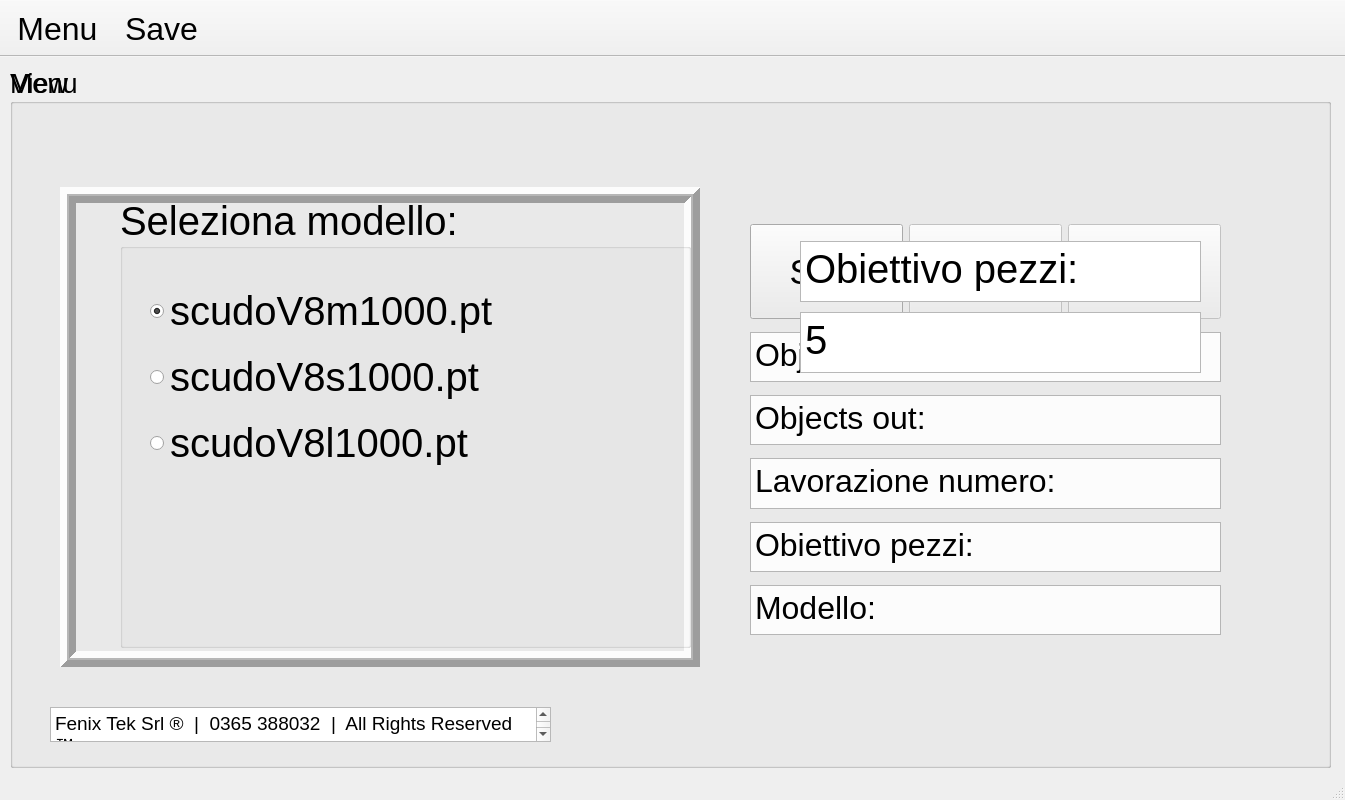
<?xml version="1.0" encoding="UTF-8"?>
<ui version="4.0">
 <class>MainWindow</class>
 <widget class="QMainWindow" name="MainWindow">
  <property name="geometry">
   <rect>
    <x>0</x>
    <y>0</y>
    <width>1345</width>
    <height>800</height>
   </rect>
  </property>
  <property name="font">
   <font>
    <pointsize>11</pointsize>
   </font>
  </property>
  <property name="windowTitle">
   <string>CountingYoloRT</string>
  </property>
  <widget class="QWidget" name="centralwidget">
   <widget class="QGroupBox" name="groupBoxView">
    <property name="geometry">
     <rect>
      <x>10</x>
      <y>10</y>
      <width>1321</width>
      <height>701</height>
     </rect>
    </property>
    <property name="font">
     <font>
      <pointsize>20</pointsize>
     </font>
    </property>
    <property name="title">
     <string>View</string>
    </property>
    <widget class="QLabel" name="label">
     <property name="geometry">
      <rect>
       <x>50</x>
       <y>120</y>
       <width>640</width>
       <height>480</height>
      </rect>
     </property>
     <property name="frameShape">
      <enum>QFrame::Box</enum>
     </property>
     <property name="frameShadow">
      <enum>QFrame::Raised</enum>
     </property>
     <property name="lineWidth">
      <number>7</number>
     </property>
     <property name="midLineWidth">
      <number>2</number>
     </property>
     <property name="text">
      <string/>
     </property>
    </widget>
    <widget class="QWidget" name="verticalLayoutWidget">
     <property name="geometry">
      <rect>
       <x>740</x>
       <y>150</y>
       <width>471</width>
       <height>431</height>
      </rect>
     </property>
     <layout class="QVBoxLayout" name="verticalLayout">
      <item>
       <layout class="QHBoxLayout" name="horizontalLayout">
        <item>
         <widget class="QPushButton" name="btnStart">
          <property name="minimumSize">
           <size>
            <width>0</width>
            <height>95</height>
           </size>
          </property>
          <property name="font">
           <font>
            <pointsize>26</pointsize>
           </font>
          </property>
          <property name="styleSheet">
           <string notr="true"/>
          </property>
          <property name="text">
           <string>Start</string>
          </property>
          <property name="checkable">
           <bool>false</bool>
          </property>
         </widget>
        </item>
        <item>
         <widget class="QPushButton" name="btnRestart">
          <property name="enabled">
           <bool>false</bool>
          </property>
          <property name="minimumSize">
           <size>
            <width>0</width>
            <height>95</height>
           </size>
          </property>
          <property name="font">
           <font>
            <pointsize>26</pointsize>
           </font>
          </property>
          <property name="text">
           <string>Restart</string>
          </property>
         </widget>
        </item>
        <item>
         <widget class="QPushButton" name="btnStop">
          <property name="enabled">
           <bool>false</bool>
          </property>
          <property name="minimumSize">
           <size>
            <width>0</width>
            <height>95</height>
           </size>
          </property>
          <property name="font">
           <font>
            <pointsize>26</pointsize>
           </font>
          </property>
          <property name="text">
           <string>Stop</string>
          </property>
         </widget>
        </item>
       </layout>
      </item>
      <item>
       <widget class="QTextEdit" name="txtObjIn">
        <property name="enabled">
         <bool>true</bool>
        </property>
        <property name="maximumSize">
         <size>
          <width>16777215</width>
          <height>50</height>
         </size>
        </property>
        <property name="font">
         <font>
          <pointsize>20</pointsize>
         </font>
        </property>
        <property name="readOnly">
         <bool>true</bool>
        </property>
        <property name="html">
         <string>&lt;!DOCTYPE HTML PUBLIC &quot;-//W3C//DTD HTML 4.0//EN&quot; &quot;http://www.w3.org/TR/REC-html40/strict.dtd&quot;&gt;
&lt;html&gt;&lt;head&gt;&lt;meta name=&quot;qrichtext&quot; content=&quot;1&quot; /&gt;&lt;style type=&quot;text/css&quot;&gt;
p, li { white-space: pre-wrap; }
&lt;/style&gt;&lt;/head&gt;&lt;body style=&quot; font-family:'Ubuntu'; font-size:20pt; font-weight:400; font-style:normal;&quot;&gt;
&lt;p style=&quot; margin-top:0px; margin-bottom:0px; margin-left:0px; margin-right:0px; -qt-block-indent:0; text-indent:0px;&quot;&gt;&lt;span style=&quot; font-size:24pt;&quot;&gt;Objects in: &lt;/span&gt;&lt;/p&gt;&lt;/body&gt;&lt;/html&gt;</string>
        </property>
       </widget>
      </item>
      <item>
       <widget class="QTextEdit" name="txtObjOut">
        <property name="enabled">
         <bool>true</bool>
        </property>
        <property name="maximumSize">
         <size>
          <width>16777215</width>
          <height>50</height>
         </size>
        </property>
        <property name="readOnly">
         <bool>true</bool>
        </property>
        <property name="html">
         <string>&lt;!DOCTYPE HTML PUBLIC &quot;-//W3C//DTD HTML 4.0//EN&quot; &quot;http://www.w3.org/TR/REC-html40/strict.dtd&quot;&gt;
&lt;html&gt;&lt;head&gt;&lt;meta name=&quot;qrichtext&quot; content=&quot;1&quot; /&gt;&lt;style type=&quot;text/css&quot;&gt;
p, li { white-space: pre-wrap; }
&lt;/style&gt;&lt;/head&gt;&lt;body style=&quot; font-family:'Ubuntu'; font-size:20pt; font-weight:400; font-style:normal;&quot;&gt;
&lt;p style=&quot; margin-top:0px; margin-bottom:0px; margin-left:0px; margin-right:0px; -qt-block-indent:0; text-indent:0px;&quot;&gt;&lt;span style=&quot; font-size:24pt;&quot;&gt;Objects out:&lt;/span&gt;&lt;/p&gt;&lt;/body&gt;&lt;/html&gt;</string>
        </property>
       </widget>
      </item>
      <item>
       <widget class="QTextEdit" name="txtLav">
        <property name="enabled">
         <bool>true</bool>
        </property>
        <property name="maximumSize">
         <size>
          <width>16777215</width>
          <height>51</height>
         </size>
        </property>
        <property name="html">
         <string>&lt;!DOCTYPE HTML PUBLIC &quot;-//W3C//DTD HTML 4.0//EN&quot; &quot;http://www.w3.org/TR/REC-html40/strict.dtd&quot;&gt;
&lt;html&gt;&lt;head&gt;&lt;meta name=&quot;qrichtext&quot; content=&quot;1&quot; /&gt;&lt;style type=&quot;text/css&quot;&gt;
p, li { white-space: pre-wrap; }
&lt;/style&gt;&lt;/head&gt;&lt;body style=&quot; font-family:'Ubuntu'; font-size:20pt; font-weight:400; font-style:normal;&quot;&gt;
&lt;p style=&quot; margin-top:0px; margin-bottom:0px; margin-left:0px; margin-right:0px; -qt-block-indent:0; text-indent:0px;&quot;&gt;&lt;span style=&quot; font-size:24pt;&quot;&gt;Lavorazione numero: &lt;/span&gt;&lt;/p&gt;&lt;/body&gt;&lt;/html&gt;</string>
        </property>
       </widget>
      </item>
      <item>
       <widget class="QTextEdit" name="txtOb">
        <property name="enabled">
         <bool>true</bool>
        </property>
        <property name="maximumSize">
         <size>
          <width>16777215</width>
          <height>50</height>
         </size>
        </property>
        <property name="readOnly">
         <bool>true</bool>
        </property>
        <property name="html">
         <string>&lt;!DOCTYPE HTML PUBLIC &quot;-//W3C//DTD HTML 4.0//EN&quot; &quot;http://www.w3.org/TR/REC-html40/strict.dtd&quot;&gt;
&lt;html&gt;&lt;head&gt;&lt;meta name=&quot;qrichtext&quot; content=&quot;1&quot; /&gt;&lt;style type=&quot;text/css&quot;&gt;
p, li { white-space: pre-wrap; }
&lt;/style&gt;&lt;/head&gt;&lt;body style=&quot; font-family:'Ubuntu'; font-size:20pt; font-weight:400; font-style:normal;&quot;&gt;
&lt;p style=&quot; margin-top:0px; margin-bottom:0px; margin-left:0px; margin-right:0px; -qt-block-indent:0; text-indent:0px;&quot;&gt;&lt;span style=&quot; font-size:24pt;&quot;&gt;Obiettivo pezzi:&lt;/span&gt;&lt;/p&gt;&lt;/body&gt;&lt;/html&gt;</string>
        </property>
       </widget>
      </item>
      <item>
       <widget class="QTextEdit" name="txtMod">
        <property name="enabled">
         <bool>true</bool>
        </property>
        <property name="maximumSize">
         <size>
          <width>16777215</width>
          <height>50</height>
         </size>
        </property>
        <property name="font">
         <font>
          <pointsize>20</pointsize>
         </font>
        </property>
        <property name="readOnly">
         <bool>true</bool>
        </property>
        <property name="html">
         <string>&lt;!DOCTYPE HTML PUBLIC &quot;-//W3C//DTD HTML 4.0//EN&quot; &quot;http://www.w3.org/TR/REC-html40/strict.dtd&quot;&gt;
&lt;html&gt;&lt;head&gt;&lt;meta name=&quot;qrichtext&quot; content=&quot;1&quot; /&gt;&lt;style type=&quot;text/css&quot;&gt;
p, li { white-space: pre-wrap; }
&lt;/style&gt;&lt;/head&gt;&lt;body style=&quot; font-family:'Ubuntu'; font-size:20pt; font-weight:400; font-style:normal;&quot;&gt;
&lt;p style=&quot; margin-top:0px; margin-bottom:0px; margin-left:0px; margin-right:0px; -qt-block-indent:0; text-indent:0px;&quot;&gt;&lt;span style=&quot; font-size:24pt;&quot;&gt;Modello:&lt;/span&gt;&lt;/p&gt;&lt;/body&gt;&lt;/html&gt;</string>
        </property>
       </widget>
      </item>
     </layout>
    </widget>
    <widget class="QPlainTextEdit" name="txtTag_2">
     <property name="geometry">
      <rect>
       <x>40</x>
       <y>640</y>
       <width>501</width>
       <height>35</height>
      </rect>
     </property>
     <property name="font">
      <font>
       <pointsize>14</pointsize>
      </font>
     </property>
     <property name="readOnly">
      <bool>true</bool>
     </property>
     <property name="plainText">
      <string>Fenix Tek Srl ®  |  0365 388032  |  All Rights Reserved ™</string>
     </property>
    </widget>
   </widget>
   <widget class="QGroupBox" name="groupBoxMenu">
    <property name="geometry">
     <rect>
      <x>10</x>
      <y>10</y>
      <width>1321</width>
      <height>701</height>
     </rect>
    </property>
    <property name="font">
     <font>
      <pointsize>20</pointsize>
     </font>
    </property>
    <property name="title">
     <string>Menu</string>
    </property>
    <widget class="QGroupBox" name="groupBoxMod">
     <property name="geometry">
      <rect>
       <x>110</x>
       <y>130</y>
       <width>571</width>
       <height>451</height>
      </rect>
     </property>
     <property name="font">
      <font>
       <pointsize>30</pointsize>
      </font>
     </property>
     <property name="title">
      <string>Seleziona modello:</string>
     </property>
     <widget class="QWidget" name="verticalLayoutWidget_2">
      <property name="geometry">
       <rect>
        <x>30</x>
        <y>80</y>
        <width>502</width>
        <height>201</height>
       </rect>
      </property>
      <layout class="QVBoxLayout" name="verticalLayout_2">
       <item>
        <widget class="QRadioButton" name="radioBtnM">
         <property name="text">
          <string>scudoV8m1000.pt</string>
         </property>
         <property name="checked">
          <bool>true</bool>
         </property>
        </widget>
       </item>
       <item>
        <widget class="QRadioButton" name="radioBtnS">
         <property name="text">
          <string>scudoV8s1000.pt</string>
         </property>
         <property name="checked">
          <bool>false</bool>
         </property>
        </widget>
       </item>
       <item>
        <widget class="QRadioButton" name="radioBtnL">
         <property name="text">
          <string>scudoV8l1000.pt</string>
         </property>
        </widget>
       </item>
      </layout>
     </widget>
    </widget>
    <widget class="QPlainTextEdit" name="txtTag">
     <property name="geometry">
      <rect>
       <x>40</x>
       <y>640</y>
       <width>501</width>
       <height>35</height>
      </rect>
     </property>
     <property name="font">
      <font>
       <pointsize>14</pointsize>
      </font>
     </property>
     <property name="readOnly">
      <bool>true</bool>
     </property>
     <property name="plainText">
      <string>Fenix Tek Srl ®  |  0365 388032  |  All Rights Reserved ™</string>
     </property>
    </widget>
    <widget class="QWidget" name="verticalLayoutWidget_3">
     <property name="geometry">
      <rect>
       <x>790</x>
       <y>170</y>
       <width>401</width>
       <height>141</height>
      </rect>
     </property>
     <layout class="QVBoxLayout" name="verticalLayout_3">
      <item>
       <widget class="QPlainTextEdit" name="plainTextEdit">
        <property name="maximumSize">
         <size>
          <width>16777215</width>
          <height>61</height>
         </size>
        </property>
        <property name="font">
         <font>
          <pointsize>30</pointsize>
         </font>
        </property>
        <property name="readOnly">
         <bool>true</bool>
        </property>
        <property name="plainText">
         <string>Obiettivo pezzi:</string>
        </property>
       </widget>
      </item>
      <item>
       <widget class="QTextEdit" name="txtObPezzi">
        <property name="maximumSize">
         <size>
          <width>16777215</width>
          <height>61</height>
         </size>
        </property>
        <property name="font">
         <font>
          <pointsize>30</pointsize>
         </font>
        </property>
        <property name="html">
         <string>&lt;!DOCTYPE HTML PUBLIC &quot;-//W3C//DTD HTML 4.0//EN&quot; &quot;http://www.w3.org/TR/REC-html40/strict.dtd&quot;&gt;
&lt;html&gt;&lt;head&gt;&lt;meta name=&quot;qrichtext&quot; content=&quot;1&quot; /&gt;&lt;style type=&quot;text/css&quot;&gt;
p, li { white-space: pre-wrap; }
&lt;/style&gt;&lt;/head&gt;&lt;body style=&quot; font-family:'Ubuntu'; font-size:30pt; font-weight:400; font-style:normal;&quot;&gt;
&lt;p style=&quot; margin-top:0px; margin-bottom:0px; margin-left:0px; margin-right:0px; -qt-block-indent:0; text-indent:0px;&quot;&gt;5&lt;/p&gt;&lt;/body&gt;&lt;/html&gt;</string>
        </property>
       </widget>
      </item>
     </layout>
    </widget>
   </widget>
  </widget>
  <widget class="QStatusBar" name="statusbar"/>
  <widget class="QToolBar" name="toolBar">
   <property name="minimumSize">
    <size>
     <width>0</width>
     <height>57</height>
    </size>
   </property>
   <property name="font">
    <font>
     <pointsize>11</pointsize>
    </font>
   </property>
   <property name="windowTitle">
    <string>toolBar</string>
   </property>
   <property name="movable">
    <bool>false</bool>
   </property>
   <property name="floatable">
    <bool>false</bool>
   </property>
   <attribute name="toolBarArea">
    <enum>TopToolBarArea</enum>
   </attribute>
   <attribute name="toolBarBreak">
    <bool>false</bool>
   </attribute>
   <addaction name="actionMenu"/>
   <addaction name="actionSave"/>
  </widget>
  <action name="actionMenu">
   <property name="checkable">
    <bool>false</bool>
   </property>
   <property name="checked">
    <bool>false</bool>
   </property>
   <property name="text">
    <string>Menu</string>
   </property>
   <property name="toolTip">
    <string>Impostazioni</string>
   </property>
   <property name="font">
    <font>
     <pointsize>24</pointsize>
    </font>
   </property>
  </action>
  <action name="actionSave">
   <property name="checkable">
    <bool>false</bool>
   </property>
   <property name="checked">
    <bool>false</bool>
   </property>
   <property name="text">
    <string>Save</string>
   </property>
   <property name="font">
    <font>
     <pointsize>24</pointsize>
    </font>
   </property>
  </action>
 </widget>
 <resources/>
 <connections/>
</ui>
